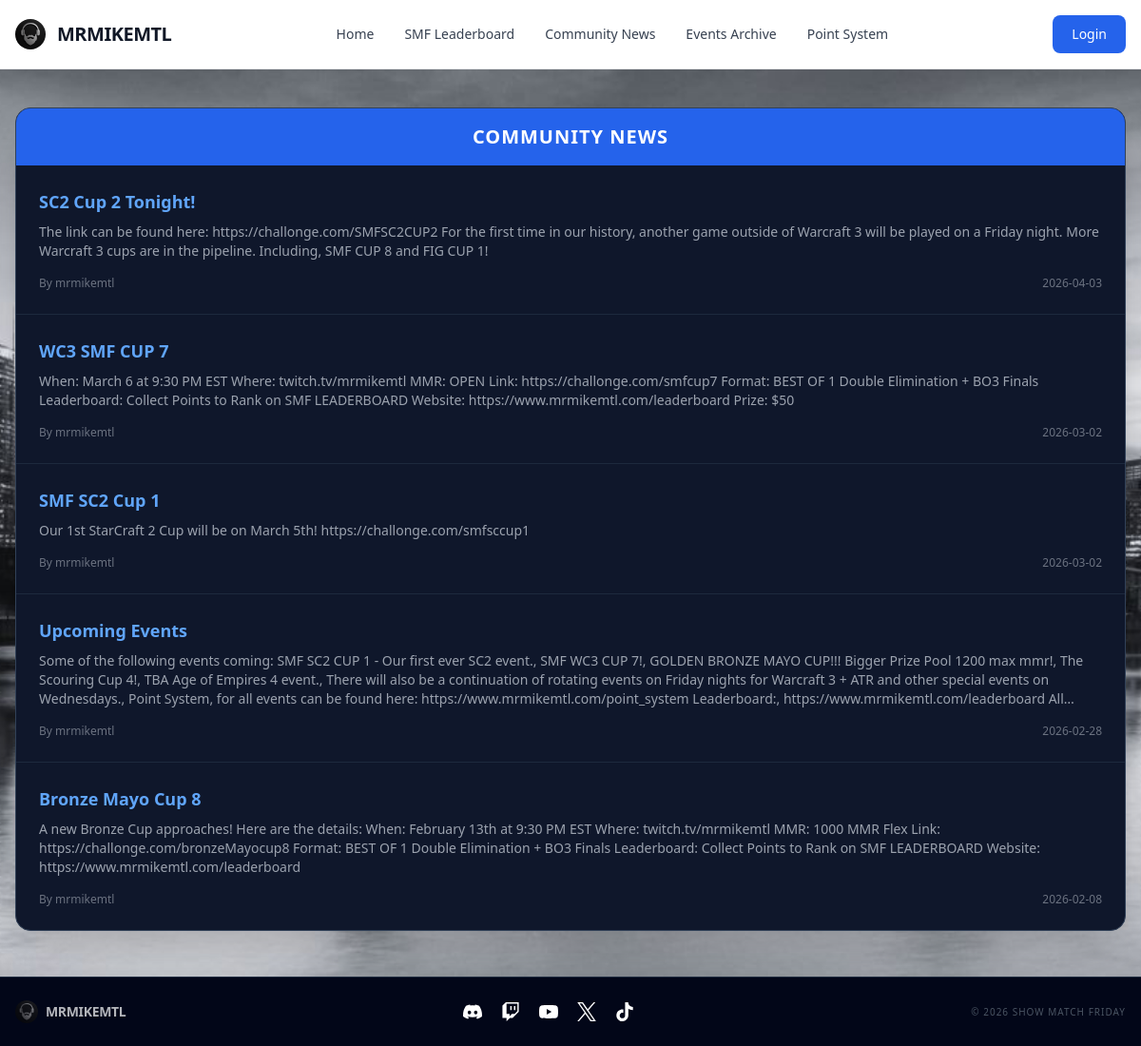
/index, run on the app's committed database.
### tables this page shows
CREATE TABLE posts (id INTEGER PRIMARY KEY, title TEXT, content TEXT, author TEXT, date DATETIME DEFAULT CURRENT_TIMESTAMP);

### web/app.py (the view)
@app.route("/")
@app.route("/index")
def index():
    upcoming_tournaments = []
    try:
        with open("mrmikemtlsite/upcoming_tournaments.txt", "r") as upcoming_file:
            lines = upcoming_file.readlines()
            for i in lines:
                if i.strip() != "":
                    new_list = i.split("|")
                    tournament = []
                    string_1 = new_list[0] + "| "
                    string_2 = new_list[1]
                    string_3_list = new_list[2].split("https://")
                    string_3 = string_3_list[0]
                    string_4 = string_3_list[1] if len(string_3_list) > 1 else ""
                    tournament.extend([string_1, string_2, string_3, string_4])
                    upcoming_tournaments.append(tournament)
    except FileNotFoundError:
        pass
    while len(upcoming_tournaments) < 3:
        upcoming_tournaments.append(["", "", "", ""])
    posts = dbsession.execute(sqlalchemy.text("SELECT * FROM posts ORDER BY date DESC LIMIT 5")).all()
    return render_template("index.html", upcoming_tournaments=upcoming_tournaments, posts=posts)

### web/templates/index.html
{% extends "base.html" %}
{% block content %}
<div class="flex flex-col lg:flex-row gap-8 items-stretch justify-center">
    <div class="flex-1 flex flex-col bg-slate-900 border border-slate-700 rounded-2xl shadow-2xl overflow-hidden">
    <h3 class="text-xl font-bold text-white text-center py-4 bg-blue-600 uppercase tracking-wider">
        Community News
    </h3>
    <div class="flex-grow divide-y divide-slate-800">
        {% for post in posts %}
        <div class="p-6">
            <h4 class="text-blue-400 font-bold text-lg"><a href="/news?post={{ post.title }}">{{ post.title }}</a></h4>
            <p class="text-gray-400 text-sm mt-2 line-clamp-3">{{ post.content }}</p>
            <div class="mt-4 flex justify-between items-center text-xs text-gray-500">
                <span>By {{ post.author }}</span>
                <span>{{ post.date[:10] }}</span>
            </div>
        </div>
        {% else %}
        <div class="p-10 text-center text-gray-500 italic">No news yet.</div>
        {% endfor %}
    </div>
</div>
</div>
{% endblock %}

### data on the page
posts: title "SC2 Cup 2 Tonight!", content "The link can be found here: https://challonge.com/SMFSC2CUP2 For the first time in our history, another game outside of Warcraft 3 will be played on a Friday night. More Warcraft 3 cups are in the pipeline. Including, SMF CUP 8 and FIG CUP 1!", author "mrmikemtl", date "2026-04-03"
posts: title "WC3 SMF CUP 7", content "When: March 6 at 9:30 PM EST Where: twitch.tv/mrmikemtl MMR: OPEN Link: https://challonge.com/smfcup7 Format: BEST OF 1 Double Elimination + BO3 Finals Leaderboard: Collect Points to Rank on SMF LEADERBOARD Website: https://www.mrmikemtl.com/leaderboard Prize: $50", author "mrmikemtl", date "2026-03-02"
posts: title "SMF SC2 Cup 1", content "Our 1st StarCraft 2 Cup will be on March 5th! https://challonge.com/smfsccup1", author "mrmikemtl", date "2026-03-02"
posts: title "Upcoming Events", content "Some of the following events coming: SMF SC2 CUP 1 - Our first ever SC2 event., SMF WC3 CUP 7!, GOLDEN BRONZE MAYO CUP!!! Bigger Prize Pool 1200 max mmr!, The Scouring Cup 4!, TBA Age of Empires 4 event., There will also be a continuation of rotating events on Friday nights for Warcraft 3 + ATR and other special events on Wednesdays., Point System, for all events can be found here: https://www.mrmikemtl.com/point_system Leaderboard:, https://www.mrmikemtl.com/leaderboard…", author "mrmikemtl", date "2026-02-28"
posts: title "Bronze Mayo Cup 8", content "A new Bronze Cup approaches! Here are the details: When: February 13th at 9:30 PM EST Where: twitch.tv/mrmikemtl MMR: 1000 MMR Flex Link: https://challonge.com/bronzeMayocup8 Format: BEST OF 1 Double Elimination + BO3 Finals Leaderboard: Collect Points to Rank on SMF LEADERBOARD Website: https://www.mrmikemtl.com/leaderboard", author "mrmikemtl", date "2026-02-08"
